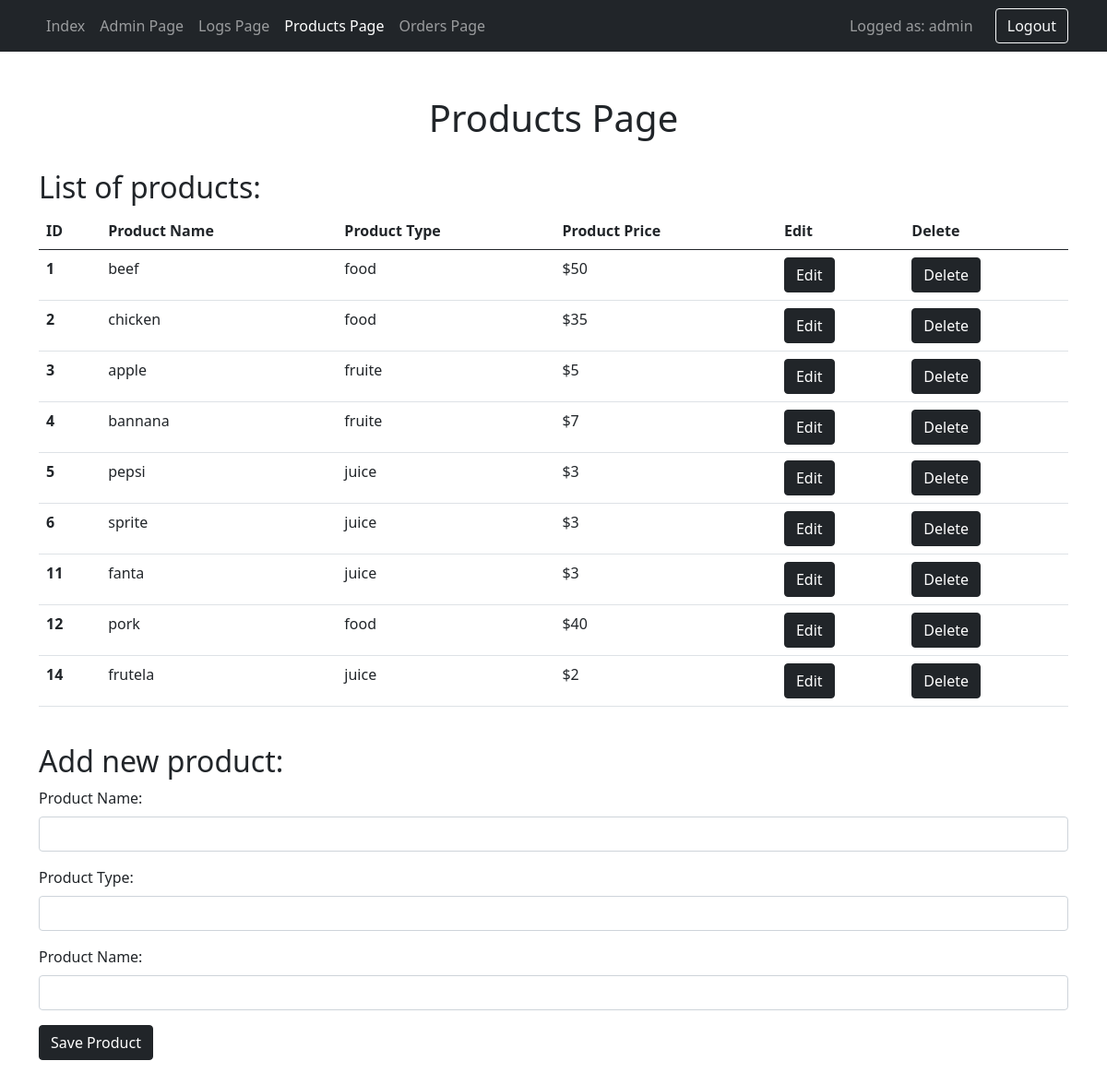
The page /products.php (signed in) on the database its author committed.
### tables this page shows
CREATE TABLE `products` (
  `id` int(11) NOT NULL,
  `name` varchar(50) NOT NULL,
  `type` varchar(50) NOT NULL,
  `price` double NOT NULL
);

### Controller.php (called while the page is built, shortened)
<?php
require_once 'DbUsers.php';
require_once 'DbProducts.php';
class Controller {
    private DbProducts $productsDb;
    function __construct() {
        $this->productsDb = new DbProducts();
    }
    function getProducts(){
        return $this->productsDb->getDbProducts();
    }
}
?>

### DbProducts.php (called while the page is built, shortened)
<?php
require_once 'pdo.php';
class DbProducts {
    function getDbProducts(){
        global $pdo;
        $sql = 'SELECT * FROM products';
        $statement = $pdo->prepare($sql);
        $statement->execute();
        return $statement->fetchAll(PDO::FETCH_ASSOC);
    }
}
?>

### products.php (the view, shortened to what this page needs)
<?php
    require_once 'Controller.php';
    $controller = new Controller();
    if ($controller->isLogged()) {
        if ($controller->isUser()) {
            header('Location: index.php');
        } else {
            $products = $controller->getProducts();
        }
    } else {
        header('Location: login.php');
    }
?>
<!DOCTYPE html>
<html lang="en">
<head>
    <link href="https://cdn.jsdelivr.net/npm/bootstrap@5.0.2/dist/css/bootstrap.min.css" rel="stylesheet">
</head>
<body>
    <?php include 'navbar.php'; ?>
    <div class="container">
        <br><br>
        <h1 class="text-center">Products Page</h1>
        <br>
        <h2>List of products:</h2>
        <table class="table">
            <thead>
                <tr>
                    <th scope="col">ID</th>
                    <th scope="col">Product Name</th>
                    <th scope="col">Product Type</th>
                    <th scope="col">Product Price</th>
                    <th scope="col">Edit</th>
                    <th scope="col">Delete</th>
                </tr>
            </thead>
            <tbody>
                <?php foreach($products as $product) { ?>
                    <tr>
                        <th scope="row"><?= $product['id']; ?></th>
                        <td><?= $product['name']; ?></td>
                        <td><?= $product['type']; ?></td>
                        <td><?= '$' . $product['price']; ?></td>
                        <td>
                            <form action="product.php" method="GET">
                                <input type="submit" value='Edit' class="btn btn-dark">
                            </form>
                        </td>
                        <td>
                            <form action="http-handler.php" method="POST">
                                <input type="submit" value='Delete' class="btn btn-dark">
                            </form>
                        </td>
                    </tr>
                <?php } ?>
            </tbody>
        </table>
        <br>
        <h2>Add new product:</h2>
        <form action="http-handler.php" method="POST">
            <div class="mb-3">
                <label for="productNameInput1" class="form-label">Product Name:</label>
                <input type="text" name="name" class="form-control" id="productNameInput1">
            </div>
            <div class="mb-3">
                <label for="productTypeInput1" class="form-label">Product Type:</label>
                <input type="text" name="type" class="form-control" id="productTypeInput1">
            </div>
            <div class="mb-3">
                <label for="productPriceInput1" class="form-label">Product Name:</label>
                <input type="text" name="price" class="form-control" id="productPriceInput1">
            </div>
            <input type="submit" value="Save Product" class="btn btn-dark">
        </form>
        <br><br><br>
    </div>
</body>
</html>

### rows shown on the page
products: id "1", name "beef", type "food", price "50"
products: id "2", name "chicken", type "food", price "35"
products: id "3", name "apple", type "fruite", price "5"
products: id "4", name "bannana", type "fruite", price "7"
products: id "5", name "pepsi", type "juice", price "3"
products: id "6", name "sprite", type "juice", price "3"
products: id "11", name "fanta", type "juice", price "3"
products: id "12", name "pork", type "food", price "40"
products: id "14", name "frutela", type "juice", price "2"

### other values the page prints
$_SESSION['username'] "admin"
